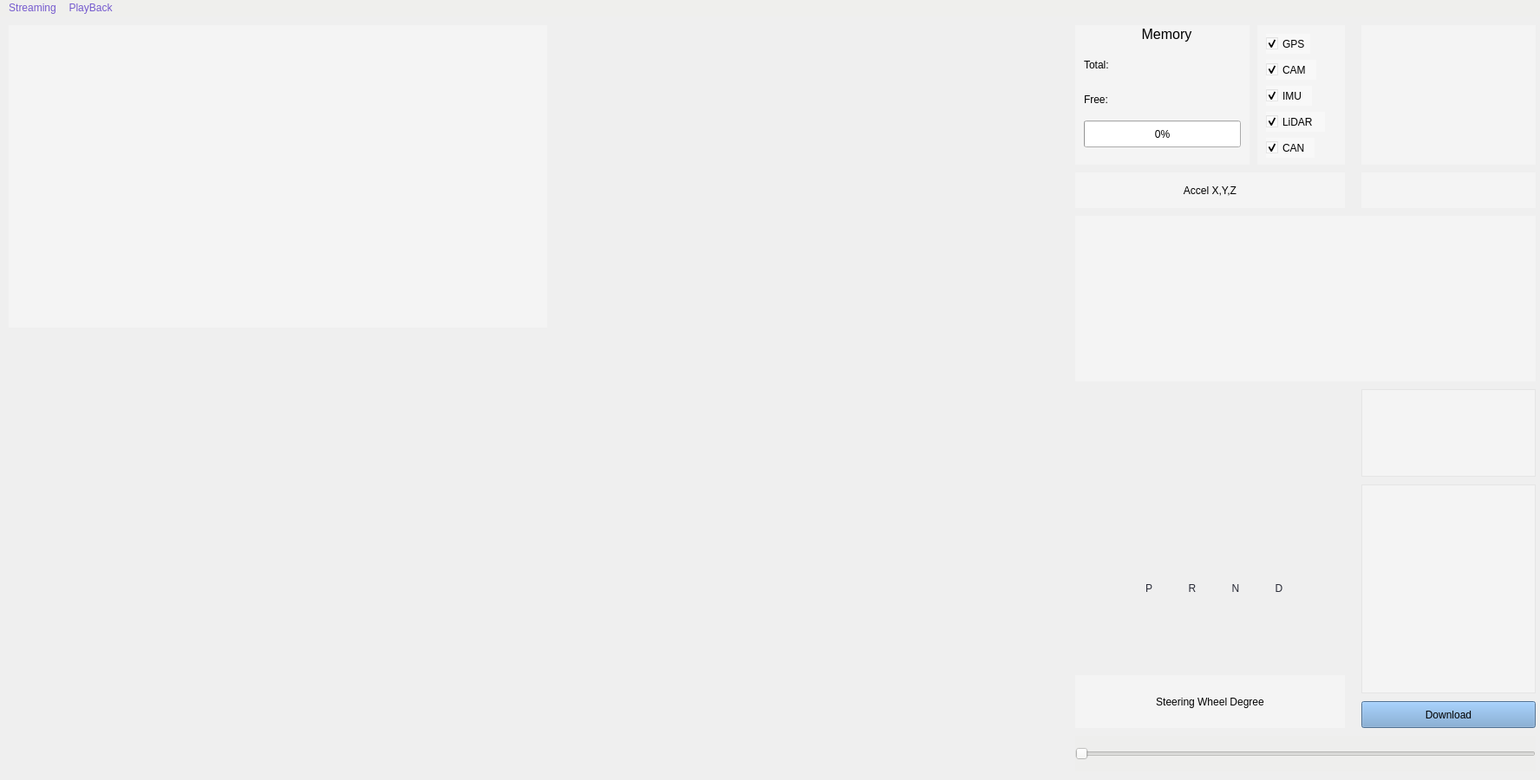
<?xml version="1.0" encoding="UTF-8"?>
<ui version="4.0">
 <class>MainWindow</class>
 <widget class="QMainWindow" name="MainWindow">
  <property name="geometry">
   <rect>
    <x>0</x>
    <y>0</y>
    <width>1776</width>
    <height>900</height>
   </rect>
  </property>
  <property name="windowTitle">
   <string>DIVA _ Data Intergration for Vehicle Assistance</string>
  </property>
  <property name="styleSheet">
   <string notr="true"/>
  </property>
  <widget class="QWidget" name="centralwidget">
   <widget class="QLabel" name="label_5">
    <property name="geometry">
     <rect>
      <x>1240</x>
      <y>760</y>
      <width>311</width>
      <height>61</height>
     </rect>
    </property>
    <property name="styleSheet">
     <string notr="true">background-color: rgba(255,255,255,80);
</string>
    </property>
    <property name="text">
     <string>Steering Wheel Degree</string>
    </property>
    <property name="alignment">
     <set>Qt::AlignCenter</set>
    </property>
   </widget>
   <widget class="QLabel" name="label_7">
    <property name="geometry">
     <rect>
      <x>1570</x>
      <y>180</y>
      <width>201</width>
      <height>41</height>
     </rect>
    </property>
    <property name="styleSheet">
     <string notr="true">background-color: rgba(255,255,255,80);
color: rgb(98, 114, 164);</string>
    </property>
    <property name="text">
     <string/>
    </property>
    <property name="alignment">
     <set>Qt::AlignCenter</set>
    </property>
   </widget>
   <widget class="QSlider" name="horizontalSlider">
    <property name="geometry">
     <rect>
      <x>1240</x>
      <y>830</y>
      <width>531</width>
      <height>41</height>
     </rect>
    </property>
    <property name="styleSheet">
     <string notr="true">color: rgb(238, 238, 236);
background-color: rgba(238, 238, 236, 180);</string>
    </property>
    <property name="orientation">
     <enum>Qt::Horizontal</enum>
    </property>
   </widget>
   <widget class="QPushButton" name="pushButton">
    <property name="geometry">
     <rect>
      <x>1570</x>
      <y>790</y>
      <width>201</width>
      <height>31</height>
     </rect>
    </property>
    <property name="styleSheet">
     <string notr="true">background : rgb(114, 159, 207)</string>
    </property>
    <property name="text">
     <string>Download</string>
    </property>
   </widget>
   <widget class="QWidget" name="gridLayoutWidget">
    <property name="geometry">
     <rect>
      <x>1240</x>
      <y>430</y>
      <width>311</width>
      <height>201</height>
     </rect>
    </property>
    <layout class="QGridLayout" name="gridLayout"/>
   </widget>
   <widget class="QWidget" name="gridLayoutWidget_2">
    <property name="geometry">
     <rect>
      <x>10</x>
      <y>370</y>
      <width>621</width>
      <height>501</height>
     </rect>
    </property>
    <layout class="QGridLayout" name="gridLayout_2">
     <item row="0" column="0">
      <layout class="QGridLayout" name="gridLayout_3"/>
     </item>
    </layout>
   </widget>
   <widget class="QLabel" name="P_label">
    <property name="geometry">
     <rect>
      <x>1300</x>
      <y>640</y>
      <width>50</width>
      <height>40</height>
     </rect>
    </property>
    <property name="styleSheet">
     <string notr="true">font: 75 30pt &quot;Ubuntu Mono&quot;;
color: rgb(40, 42, 54);
background-color: rgba(255, 255, 255,0);psql -h localhost -p 5432 -U diva -d &quot;diva&quot;</string>
    </property>
    <property name="text">
     <string>P</string>
    </property>
    <property name="alignment">
     <set>Qt::AlignCenter</set>
    </property>
   </widget>
   <widget class="QLabel" name="R_label">
    <property name="geometry">
     <rect>
      <x>1350</x>
      <y>640</y>
      <width>50</width>
      <height>40</height>
     </rect>
    </property>
    <property name="styleSheet">
     <string notr="true">font: 75 30pt &quot;Ubuntu Mono&quot;;
color: rgb(40, 42, 54);
background-color: rgba(255, 255, 255,0);psql -h localhost -p 5432 -U diva -d &quot;diva&quot;</string>
    </property>
    <property name="text">
     <string>R</string>
    </property>
    <property name="alignment">
     <set>Qt::AlignCenter</set>
    </property>
   </widget>
   <widget class="QLabel" name="N_label">
    <property name="geometry">
     <rect>
      <x>1400</x>
      <y>640</y>
      <width>50</width>
      <height>40</height>
     </rect>
    </property>
    <property name="styleSheet">
     <string notr="true">font: 75 30pt &quot;Ubuntu Mono&quot;;
color: rgb(40, 42, 54);
background-color: rgba(255, 255, 255,0);psql -h localhost -p 5432 -U diva -d &quot;diva&quot;</string>
    </property>
    <property name="text">
     <string>N</string>
    </property>
    <property name="alignment">
     <set>Qt::AlignCenter</set>
    </property>
   </widget>
   <widget class="QLabel" name="D_label">
    <property name="geometry">
     <rect>
      <x>1450</x>
      <y>640</y>
      <width>50</width>
      <height>40</height>
     </rect>
    </property>
    <property name="styleSheet">
     <string notr="true">font: 75 30pt &quot;Ubuntu Mono&quot;;
color: rgb(40, 42, 54);
background-color: rgba(255, 255, 255,0);psql -h localhost -p 5432 -U diva -d &quot;diva&quot;</string>
    </property>
    <property name="text">
     <string>D</string>
    </property>
    <property name="alignment">
     <set>Qt::AlignCenter</set>
    </property>
   </widget>
   <widget class="QLabel" name="label">
    <property name="geometry">
     <rect>
      <x>1420</x>
      <y>680</y>
      <width>80</width>
      <height>80</height>
     </rect>
    </property>
    <property name="styleSheet">
     <string notr="true">background-color: rgba(255, 255, 255,0)</string>
    </property>
    <property name="text">
     <string/>
    </property>
    <property name="pixmap">
     <pixmap>rightarrowbefore.png</pixmap>
    </property>
   </widget>
   <widget class="QLabel" name="label_2">
    <property name="geometry">
     <rect>
      <x>1300</x>
      <y>680</y>
      <width>80</width>
      <height>80</height>
     </rect>
    </property>
    <property name="styleSheet">
     <string notr="true">background-color: rgba(255, 255, 255,0)</string>
    </property>
    <property name="text">
     <string/>
    </property>
    <property name="pixmap">
     <pixmap>leftarrowbefore.png</pixmap>
    </property>
   </widget>
   <widget class="QLabel" name="total">
    <property name="geometry">
     <rect>
      <x>1250</x>
      <y>40</y>
      <width>181</width>
      <height>32</height>
     </rect>
    </property>
    <property name="styleSheet">
     <string notr="true">background-color: rgba(255,255,255,0);</string>
    </property>
    <property name="text">
     <string>Total: </string>
    </property>
   </widget>
   <widget class="QLabel" name="usage">
    <property name="geometry">
     <rect>
      <x>1250</x>
      <y>80</y>
      <width>181</width>
      <height>31</height>
     </rect>
    </property>
    <property name="styleSheet">
     <string notr="true">background-color: rgba(255,255,255,0);
</string>
    </property>
    <property name="text">
     <string>Free: </string>
    </property>
   </widget>
   <widget class="QLabel" name="label_8">
    <property name="geometry">
     <rect>
      <x>1240</x>
      <y>180</y>
      <width>311</width>
      <height>41</height>
     </rect>
    </property>
    <property name="styleSheet">
     <string notr="true">background-color: rgba(255,255,255,80);
</string>
    </property>
    <property name="text">
     <string>Accel X,Y,Z</string>
    </property>
    <property name="alignment">
     <set>Qt::AlignCenter</set>
    </property>
   </widget>
   <widget class="QLabel" name="label_6">
    <property name="geometry">
     <rect>
      <x>1450</x>
      <y>10</y>
      <width>101</width>
      <height>161</height>
     </rect>
    </property>
    <property name="styleSheet">
     <string notr="true">background-color: rgba(255,255,255,80);
</string>
    </property>
    <property name="text">
     <string/>
    </property>
    <property name="alignment">
     <set>Qt::AlignCenter</set>
    </property>
   </widget>
   <widget class="QLabel" name="label_9">
    <property name="geometry">
     <rect>
      <x>1240</x>
      <y>10</y>
      <width>201</width>
      <height>161</height>
     </rect>
    </property>
    <property name="styleSheet">
     <string notr="true">background-color: rgba(255,255,255,80);
color: rgb(98, 114, 164);</string>
    </property>
    <property name="text">
     <string/>
    </property>
    <property name="alignment">
     <set>Qt::AlignCenter</set>
    </property>
   </widget>
   <widget class="QLabel" name="label_10">
    <property name="geometry">
     <rect>
      <x>1290</x>
      <y>10</y>
      <width>111</width>
      <height>20</height>
     </rect>
    </property>
    <property name="font">
     <font>
      <pointsize>12</pointsize>
     </font>
    </property>
    <property name="styleSheet">
     <string notr="true">background-color: rgba(255,255,255,0);</string>
    </property>
    <property name="text">
     <string>Memory</string>
    </property>
    <property name="alignment">
     <set>Qt::AlignCenter</set>
    </property>
   </widget>
   <widget class="QProgressBar" name="progressBar">
    <property name="geometry">
     <rect>
      <x>1250</x>
      <y>120</y>
      <width>181</width>
      <height>31</height>
     </rect>
    </property>
    <property name="font">
     <font>
      <weight>50</weight>
      <bold>false</bold>
      <underline>false</underline>
      <strikeout>false</strikeout>
     </font>
    </property>
    <property name="autoFillBackground">
     <bool>false</bool>
    </property>
    <property name="value">
     <number>0</number>
    </property>
   </widget>
   <widget class="QCheckBox" name="gps_cb">
    <property name="geometry">
     <rect>
      <x>1460</x>
      <y>20</y>
      <width>51</width>
      <height>23</height>
     </rect>
    </property>
    <property name="styleSheet">
     <string notr="true">background-color: rgba(255, 255, 255, 100);</string>
    </property>
    <property name="text">
     <string>GPS</string>
    </property>
    <property name="checked">
     <bool>true</bool>
    </property>
   </widget>
   <widget class="QCheckBox" name="imu_cb">
    <property name="geometry">
     <rect>
      <x>1460</x>
      <y>80</y>
      <width>53</width>
      <height>23</height>
     </rect>
    </property>
    <property name="styleSheet">
     <string notr="true">background-color: rgba(255, 255, 255, 100);</string>
    </property>
    <property name="text">
     <string>IMU</string>
    </property>
    <property name="checked">
     <bool>true</bool>
    </property>
   </widget>
   <widget class="QCheckBox" name="can_cb">
    <property name="geometry">
     <rect>
      <x>1460</x>
      <y>140</y>
      <width>56</width>
      <height>23</height>
     </rect>
    </property>
    <property name="styleSheet">
     <string notr="true">background-color: rgba(255, 255, 255, 100);</string>
    </property>
    <property name="text">
     <string>CAN</string>
    </property>
    <property name="checked">
     <bool>true</bool>
    </property>
   </widget>
   <widget class="QCheckBox" name="cam_cb">
    <property name="geometry">
     <rect>
      <x>1460</x>
      <y>50</y>
      <width>58</width>
      <height>23</height>
     </rect>
    </property>
    <property name="styleSheet">
     <string notr="true">background-color: rgba(255, 255, 255, 100);</string>
    </property>
    <property name="text">
     <string>CAM</string>
    </property>
    <property name="checked">
     <bool>true</bool>
    </property>
   </widget>
   <widget class="QCheckBox" name="lidar_cb">
    <property name="geometry">
     <rect>
      <x>1460</x>
      <y>110</y>
      <width>68</width>
      <height>23</height>
     </rect>
    </property>
    <property name="styleSheet">
     <string notr="true">background-color: rgba(255, 255, 255, 100);</string>
    </property>
    <property name="text">
     <string>LiDAR</string>
    </property>
    <property name="checked">
     <bool>true</bool>
    </property>
   </widget>
   <widget class="QLabel" name="Cam">
    <property name="geometry">
     <rect>
      <x>10</x>
      <y>10</y>
      <width>621</width>
      <height>349</height>
     </rect>
    </property>
    <property name="styleSheet">
     <string notr="true">background-color: rgba(255,255,255,80);
</string>
    </property>
    <property name="text">
     <string/>
    </property>
   </widget>
   <widget class="QLabel" name="signal1">
    <property name="geometry">
     <rect>
      <x>690</x>
      <y>845</y>
      <width>10</width>
      <height>15</height>
     </rect>
    </property>
    <property name="styleSheet">
     <string notr="true">background-color: rgba(255,255,255,0);
border-radius: 5px;</string>
    </property>
    <property name="text">
     <string/>
    </property>
   </widget>
   <widget class="QLabel" name="signal2">
    <property name="geometry">
     <rect>
      <x>700</x>
      <y>840</y>
      <width>10</width>
      <height>20</height>
     </rect>
    </property>
    <property name="styleSheet">
     <string notr="true">background-color: rgba(255,255,255,0);
border-radius: 5px;</string>
    </property>
    <property name="text">
     <string/>
    </property>
   </widget>
   <widget class="QLabel" name="signal3">
    <property name="geometry">
     <rect>
      <x>710</x>
      <y>830</y>
      <width>10</width>
      <height>30</height>
     </rect>
    </property>
    <property name="styleSheet">
     <string notr="true">background-color: rgba(255,255,255,0);
border-radius: 5px;</string>
    </property>
    <property name="text">
     <string/>
    </property>
   </widget>
   <widget class="QListWidget" name="Scene_list">
    <property name="geometry">
     <rect>
      <x>1570</x>
      <y>540</y>
      <width>201</width>
      <height>241</height>
     </rect>
    </property>
    <property name="styleSheet">
     <string notr="true">background-color: rgba(255,255,255,80);</string>
    </property>
   </widget>
   <widget class="QListWidget" name="Date_list">
    <property name="geometry">
     <rect>
      <x>1570</x>
      <y>430</y>
      <width>201</width>
      <height>101</height>
     </rect>
    </property>
    <property name="styleSheet">
     <string notr="true">background-color: rgba(255,255,255,80);</string>
    </property>
   </widget>
   <widget class="QCustomPlot" name="plot" native="true">
    <property name="geometry">
     <rect>
      <x>1240</x>
      <y>230</y>
      <width>531</width>
      <height>191</height>
     </rect>
    </property>
    <property name="styleSheet">
     <string notr="true">background-color: rgba(255,255,255,80);</string>
    </property>
   </widget>
   <widget class="QLabel" name="logo">
    <property name="geometry">
     <rect>
      <x>1570</x>
      <y>10</y>
      <width>201</width>
      <height>161</height>
     </rect>
    </property>
    <property name="styleSheet">
     <string notr="true">background-color: rgba(255,255,255,80);</string>
    </property>
    <property name="text">
     <string/>
    </property>
   </widget>
   <zorder>label_6</zorder>
   <zorder>gps_cb</zorder>
   <zorder>imu_cb</zorder>
   <zorder>can_cb</zorder>
   <zorder>cam_cb</zorder>
   <zorder>lidar_cb</zorder>
   <zorder>label_9</zorder>
   <zorder>label_5</zorder>
   <zorder>label_7</zorder>
   <zorder>horizontalSlider</zorder>
   <zorder>pushButton</zorder>
   <zorder>gridLayoutWidget</zorder>
   <zorder>gridLayoutWidget_2</zorder>
   <zorder>P_label</zorder>
   <zorder>R_label</zorder>
   <zorder>N_label</zorder>
   <zorder>D_label</zorder>
   <zorder>label</zorder>
   <zorder>label_2</zorder>
   <zorder>total</zorder>
   <zorder>usage</zorder>
   <zorder>label_8</zorder>
   <zorder>label_10</zorder>
   <zorder>progressBar</zorder>
   <zorder>Cam</zorder>
   <zorder>signal1</zorder>
   <zorder>signal2</zorder>
   <zorder>signal3</zorder>
   <zorder>Scene_list</zorder>
   <zorder>Date_list</zorder>
   <zorder>plot</zorder>
   <zorder>logo</zorder>
  </widget>
  <widget class="QMenuBar" name="menubar">
   <property name="geometry">
    <rect>
     <x>0</x>
     <y>0</y>
     <width>1776</width>
     <height>22</height>
    </rect>
   </property>
   <property name="styleSheet">
    <string notr="true">background-color: rgba(238, 238, 236, 200);
color: rgba(103, 73, 203, 230);</string>
   </property>
   <widget class="QMenu" name="menuStreaming">
    <property name="styleSheet">
     <string notr="true"/>
    </property>
    <property name="title">
     <string>Streaming</string>
    </property>
    <addaction name="actionInitializing"/>
    <addaction name="actionLive_Streaming"/>
    <addaction name="actionStreaming_End"/>
    <addaction name="actionSend_Data"/>
   </widget>
   <widget class="QMenu" name="menuPlayback">
    <property name="title">
     <string>PlayBack</string>
    </property>
    <addaction name="actionInitializing_2"/>
    <addaction name="actionGet_Log"/>
    <addaction name="actionAlgorithm_Test"/>
    <addaction name="actionFinish"/>
   </widget>
   <addaction name="menuStreaming"/>
   <addaction name="menuPlayback"/>
  </widget>
  <action name="actionLive_Streaming">
   <property name="text">
    <string>Live Streaming</string>
   </property>
  </action>
  <action name="actionGet_Log">
   <property name="text">
    <string>Get Log</string>
   </property>
  </action>
  <action name="actionStreaming_End">
   <property name="text">
    <string>Streaming End</string>
   </property>
  </action>
  <action name="actionInitializing">
   <property name="text">
    <string>Initializing</string>
   </property>
  </action>
  <action name="actionIntializing">
   <property name="text">
    <string>Intializing</string>
   </property>
  </action>
  <action name="actionInitializing_2">
   <property name="text">
    <string>Initializing</string>
   </property>
  </action>
  <action name="actionStroing_To_DB">
   <property name="text">
    <string>Stroing To DB</string>
   </property>
  </action>
  <action name="actionFinish">
   <property name="text">
    <string>Finish</string>
   </property>
  </action>
  <action name="actionTest">
   <property name="text">
    <string>Test</string>
   </property>
  </action>
  <action name="actionJSON_Parsing">
   <property name="text">
    <string>JSON Parsing</string>
   </property>
  </action>
  <action name="actionDB_Storing">
   <property name="text">
    <string>DB Storing</string>
   </property>
  </action>
  <action name="actionAlgorithm_Test">
   <property name="text">
    <string>Algorithm Test</string>
   </property>
  </action>
  <action name="actionSend_Data">
   <property name="text">
    <string>Send Data</string>
   </property>
  </action>
 </widget>
 <customwidgets>
  <customwidget>
   <class>QCustomPlot</class>
   <extends>QWidget</extends>
   <header>qcustomplot.h</header>
   <container>1</container>
  </customwidget>
 </customwidgets>
 <resources/>
 <connections/>
</ui>
